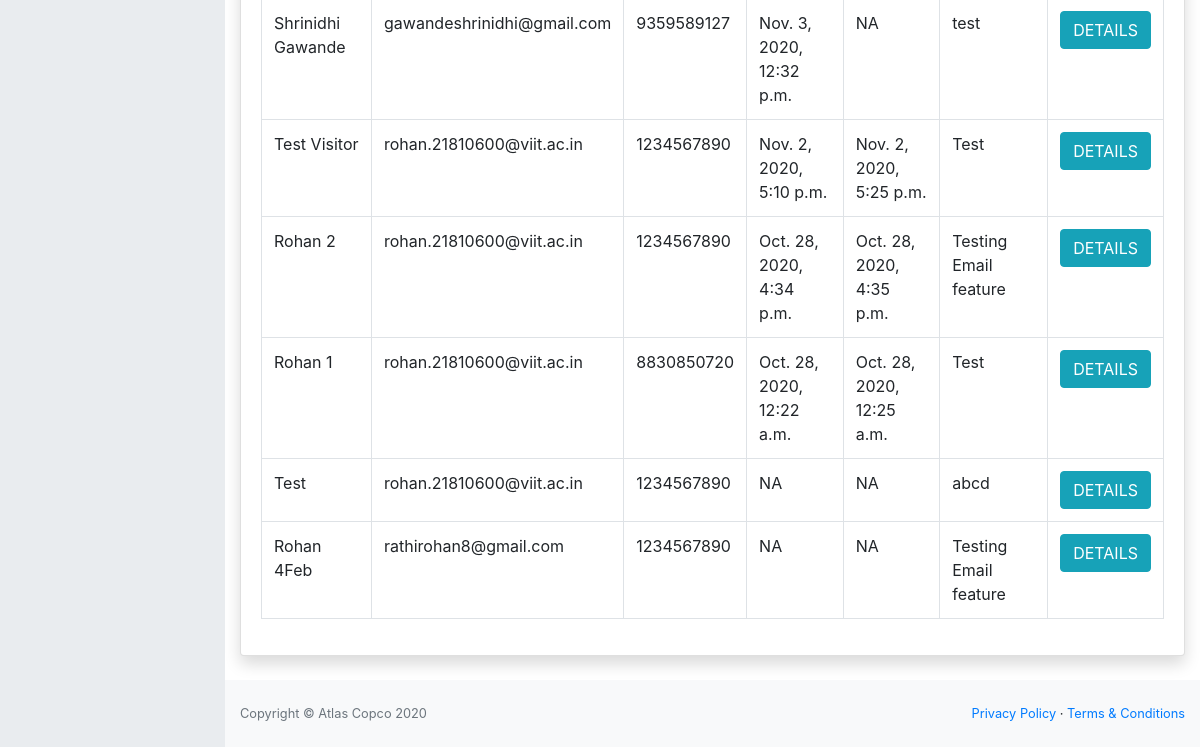
The app's page /allbookedvisitors/ (signed in, lower part), older data.
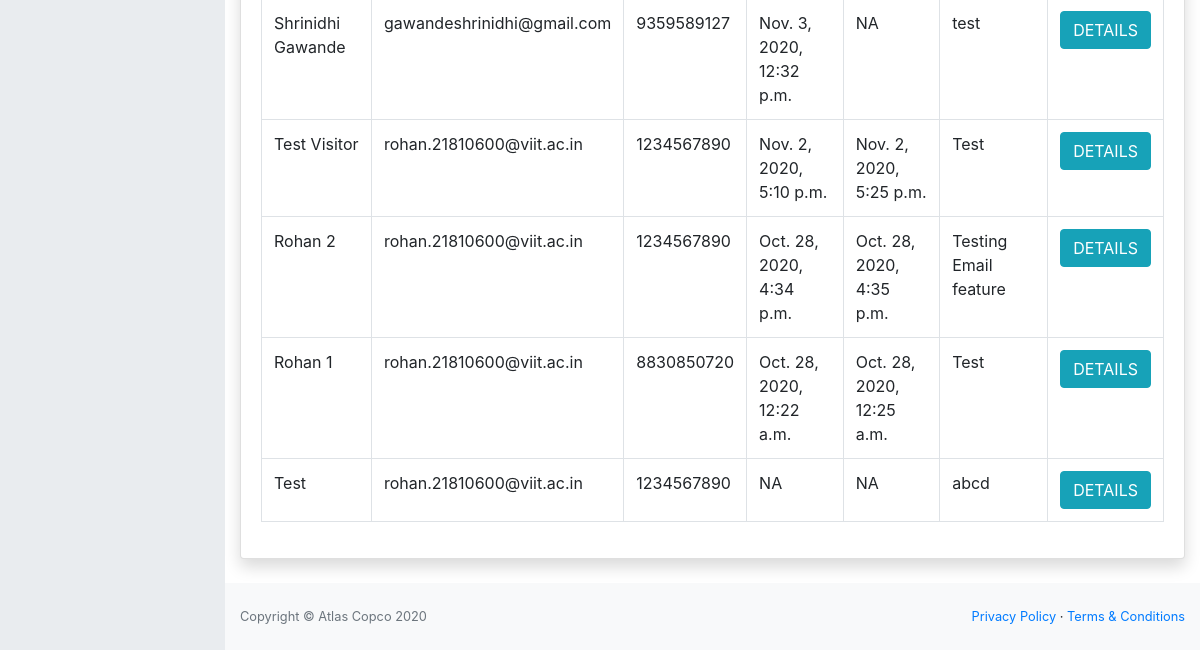
The same page, newer data.
### entry/models.py (models this page shows, shortened)
class Visitor(models.Model):
	name = models.CharField(verbose_name='Name', max_length=200, validators=[
		MinLengthValidator(2, 'Minimum 2 Characters are required')])  # name of the visitor
	purpose = models.CharField(verbose_name='Purpose', max_length=200, validators=[
		MinLengthValidator(4, 'Minimum 4 characters are required')])  # purpose of visit
	mobile = models.IntegerField(verbose_name='Mobile number')  # mobile no. of the visitor
	email = models.EmailField(verbose_name='Email', validators=[EmailValidator()])  # email address of the visitor
	no_of_people = models.IntegerField(verbose_name='No of people')  # no. of visitors
	actual_visitors = models.IntegerField(verbose_name='Actual No. of Visitors', null=True, blank=True) # actual no of visitors visiting
	expected_in_time = models.DateTimeField(verbose_name='Expected Visit In Time', null=True, blank=True)
	in_time = models.DateTimeField(verbose_name='Visit In time', null=True, blank=True)  # in time of the visitor, added automatically
	out_time = models.DateTimeField(verbose_name='Visit Out Time', null=True, blank=True)  # out time of the visitor added automatically
	token = models.CharField(verbose_name='Token', max_length=200, null=True, blank=True)  # token(autogenerated)
	user = models.ForeignKey(User, verbose_name='Employee to visit', on_delete=models.PROTECT)  # link to the User table, to store which user allowed the entry
	session_expired = models.BooleanField(default=False)

### home/views.py (the view)
# urls.py: path('allbookedvisitors/', views.AllVisitorsListView.as_view(), name='all-booked-visitors'),
class AllVisitorsListView(LoginRequiredMixin, ListView):
	def get(self, request):
		display_visitors = Visitor.objects.filter(session_expired=False)
		visitor_list = display_visitors.order_by('-in_time')
		context = {'visitor_list': visitor_list}
		return render(request, 'home/all_visitors_booked.html', context)

### home/templates/home/all_visitors_booked.html (shortened to what this page needs)
{% extends 'home/base.html' %}
{% load tz %}
{% block content %}
	<main style="margin-top: 30px;">
		<div class="container-fluid">
			<div class="card shadow mb-4">
				<div class="card-body">
					<div class="table-responsive">
						<table class="table table-bordered" id="dataTable" width="100%" cellspacing="0">
							<tbody>
								{% for visitor in visitor_list %}
								<tr>
									<td>{{ visitor.name }}</td>
									<td>{{ visitor.email }}</td>
									<td>{{ visitor.mobile }}</td>
									<td>{% if visitor.in_time %}{{ visitor.in_time }}{% else %} NA {% endif %}</td>
									<td>{% if visitor.out_time %}{{ visitor.out_time }}{% else %} NA {% endif %}</td>
									<td>{{ visitor.purpose}}</td>
									<td>
											<button type="submit" name="delete_btn" class="btn btn-info" onclick="window.location.href='{% url 'visitor-detail' visitor.id %}'"> DETAILS </button>
									</td>
								</tr>
								{% endfor %}
							</tbody>
						</table>
					</div>
				</div>
			</div>
		</div>
	</main>
	<div class="footer">
		<footer class="py-4 bg-light mt-auto">
			<div class="container-fluid">
				<div class="d-flex align-items-center justify-content-between small">
					<div class="text-muted">Copyright &copy; Atlas Copco 2020</div>
					<div>
						<a href="#">Privacy Policy</a> &middot;
						<a href="#">Terms &amp; Conditions</a>
					</div>
				</div>
			</div>
		</footer>
	</div>
{% endblock content %}

Row changes from the older to the newer data that the page shows:
no longer on this page (row edited): Visitor: name "Rohan 4Feb", email "rathirohan8@gmail.com", mobile "1234567890", shows "NA", purpose "Testing Email feature"
